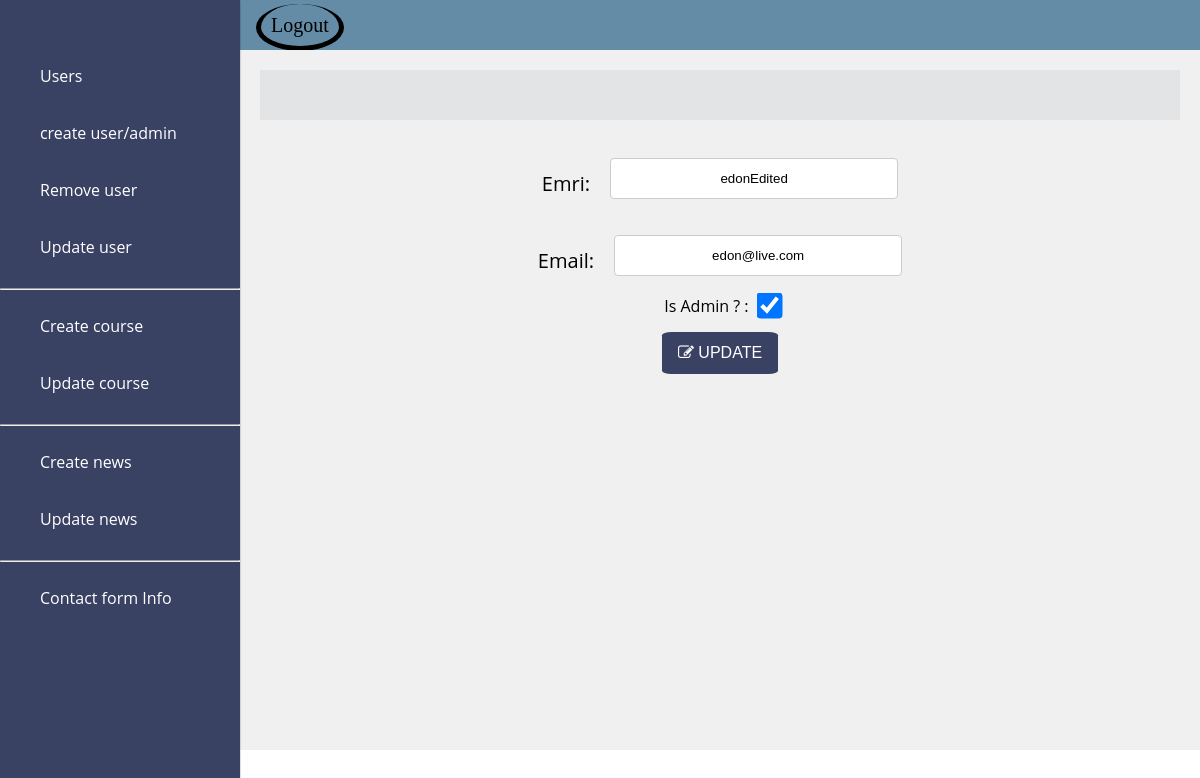
Screenshot of /admin/edit-user.php?id=52 with the database file from the repository.
### tables this page shows
CREATE TABLE `users` (
  `id` int(11) NOT NULL,
  `name` varchar(255) NOT NULL,
  `email` varchar(255) NOT NULL,
  `password` varchar(255) NOT NULL,
  `is_admin` tinyint(4) NOT NULL DEFAULT 0,
  `created_date` timestamp NULL DEFAULT current_timestamp()
);

### controllers/UserController.php (called while the page is built, shortened)
<?php
include '../config/Database.php';
class UserController
{
    protected $db;
    public function __construct()
    {
        $this->db = new Database;
    }
    public function edit($id)
    {
        $query = $this->db->pdo->prepare('SELECT * FROM users WHERE id = :id');
        $query->execute(['id' => $id]);
        return $query->fetch();
    }
}

### config/Database.php (called while the page is built, shortened)
<?php
class Database
{
    public function __construct()
    {
        try{
            $link = new PDO('mysql:host=localhost;dbname=britannicadb', 'root', '');
            $this->pdo = $link;
        }catch(PDOException $e) {
            die('DIE'. $e->getMessage());
        }
    }
}

### admin/edit-user.php (the view, shortened to what this page needs)
<?php
     require '../controllers/UserController.php';
    $user = new UserController;
    if(isset($_GET['id'])) {
        $id = $_GET['id'];
    }
    $useri = $user->edit($id);
?>
<!DOCTYPE html>
<html>
<head>
    <link rel="stylesheet" type="text/css" href="style.css">
    <link rel="stylesheet" href="https://cdnjs.cloudflare.com/ajax/libs/font-awesome/4.7.0/css/font-awesome.min.css">
</head>
<body>
<?php include './includes/side.php' ?>
<div class="edit-forma">
    <form action="" method="POST">
        <div class="form-row">
            <label for="fullName">Emri: </label>
            <input type="text" value="<?php echo $useri['name']; ?>" id="fullName" name="fullName">
        </div>
        <div class="form-row">
            <label for="email">Email: </label>
             <input type="text" value="<?php echo $useri['email']; ?>" id="email" name="email">
        </div>
                <div id="chb">
                <label for="is_admin">Is Admin ? : </label>
                 <input type="checkbox"  <?php echo $useri['is_admin'] === '1' ? 'checked' : '' ?> id= "is_admin" name="is_admin">
            </div>
        <button type="submit" id="updateBtn" name="submitted"><i class="fa fa-pencil-square-o" aria-hidden="true"></i> UPDATE</button>
    </form>
</body>
</html>

### admin/style.css (style rules this page uses)
body { margin: 0; padding: 0; font-family: 'Open Sans', Helvetica, sans-serif; box-sizing: border-box; }
input[type=text], select { text-align: center; width: 30%; height: 15%; padding: 12px 20px; margin: 8px 0; display: block; border: 1px solid #ccc; border-radius: 4px; box-sizing: border-box; }
.edit-forma { text-align: center; }
.form-row { padding:10px 0; display: flex; justify-content: center; text-align: center; }
.form-row label { margin-top: 20px; margin-right: 20px; font-size: 20px; }
#updateBtn { background-color: #394263; border: none; color: white; padding: 12px 16px; font-size: 16px; cursor: pointer; border-radius: 8%; }
#chb input[type=checkbox] { transform: scale(2); margin: 5px 0px 20px 10px; }

### rows the page displays
users: fullName "edonEdited", email "edon@live.com", is_admin "☑"
